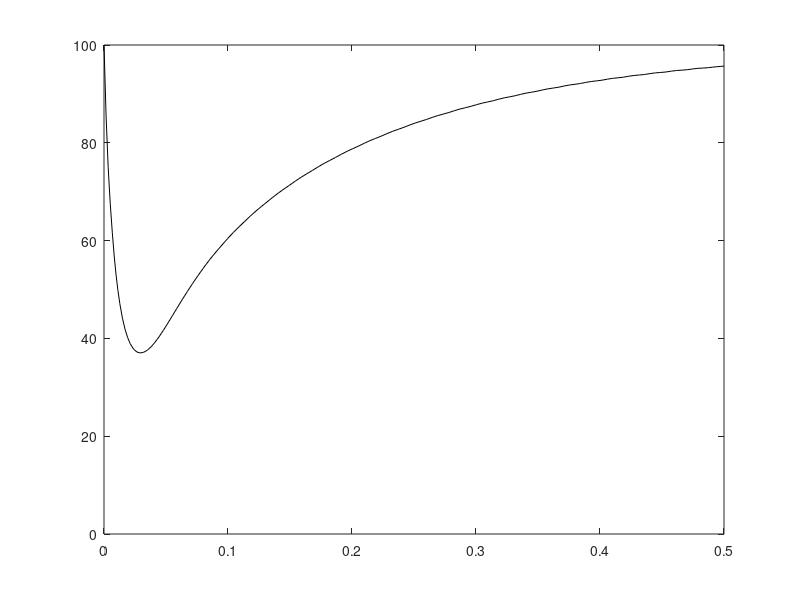

The MATLAB script that drew this image: (Note: this script raises an error after producing the figure.)
% stiff ODE example
% 
% stability requires a small enough time step for explicit methods

func = @(t,y) -y.^2 + 10000*(1-exp(-5*t));
y0=100;
T=0.5;

[t,y] = ode45(func,[0 T],y0);
plot(t,y,'-k')
ylim([0,100])
hold on;
 

n_steps=38;
t=linspace(0,T,1+n_steps);

y = forwardEuler(func, t, y0);
max_FE=max(abs(y))
plot(t,y,'r-o')
 
y = backwardEuler(func, t, y0);
max_BE=max(abs(y))
plot(t,y,'b-x')
% 
legend('ode45', 'forward Euler', 'backward euler','location','se')
hold off;
